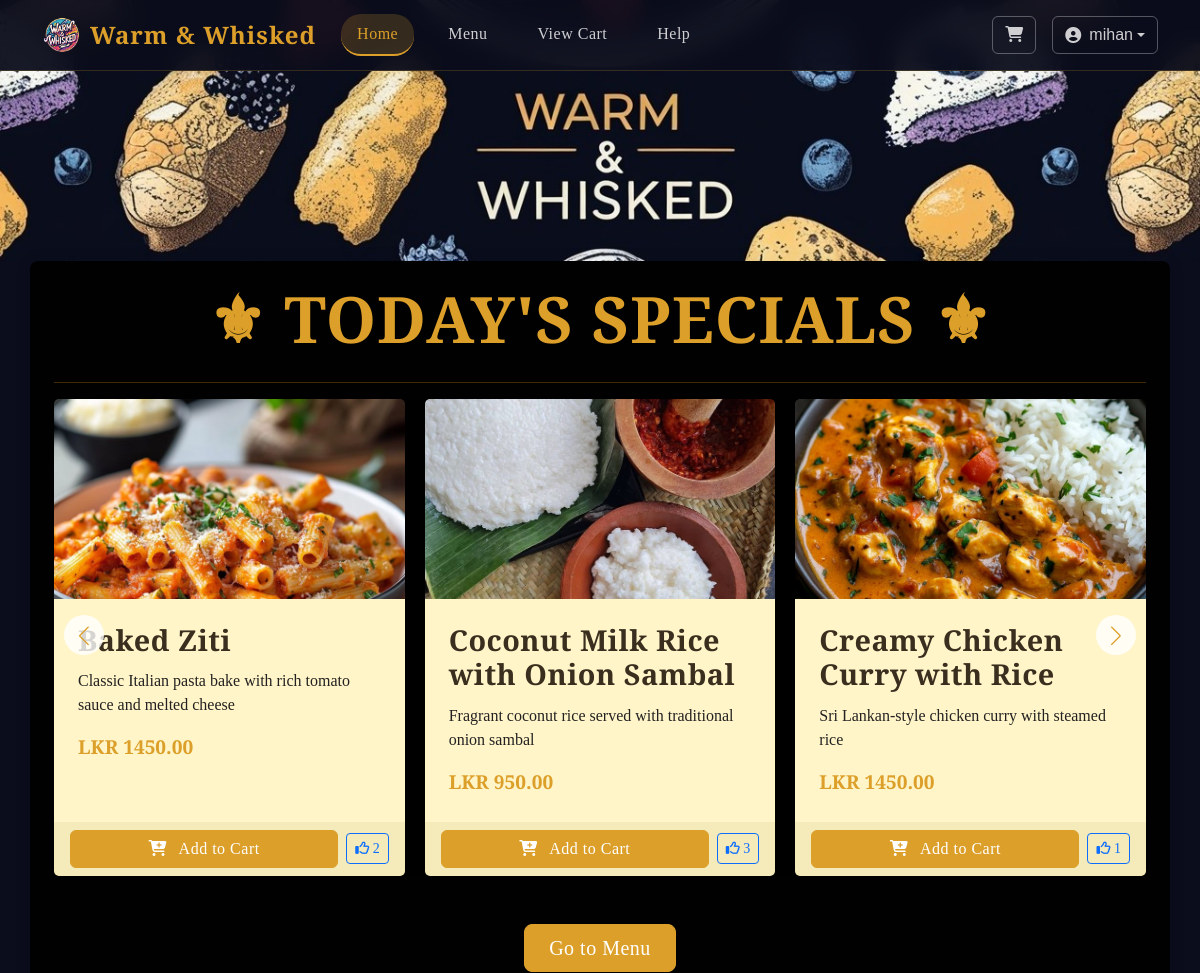
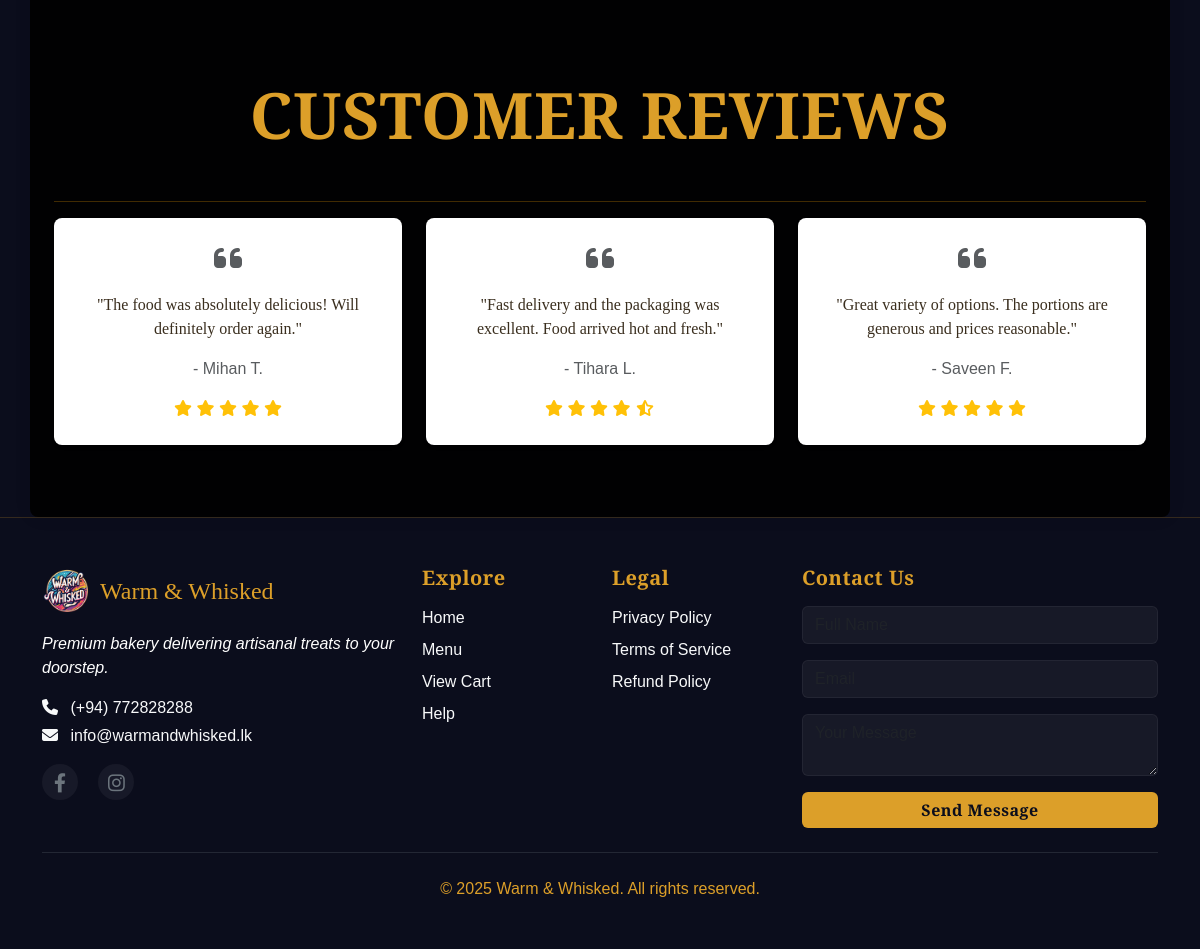
The page / (signed in) on the database its author committed (2 pictures, top to bottom).
### orders/models.py (models this page shows, shortened)
class MenuItem(models.Model):
    CATEGORY_CHOICES = [
        ('MAIN', 'Main Dishes'),
        ('RICE', 'Rice & Curry'),
        ('SAND', 'Sandwiches'),
        ('SIDE', 'Sides'),
    ]
    MEAT_CHOICES = [
        ('VEG', 'Vegetarian'),
        ('CHK', 'Chicken'),
        ('BEF', 'Beef'),
        ('PRK', 'Pork'),
        ('FIS', 'Fish'),
    ]
    name = models.CharField(max_length=100)
    description = models.TextField()
    price = models.DecimalField(max_digits=8, decimal_places=2)
    category = models.CharField(max_length=4, choices=CATEGORY_CHOICES)
    meat_category = models.CharField(
        max_length=3,
        choices=MEAT_CHOICES,
        default='VEG'
    )
    image = models.CharField(max_length=100)
    is_special = models.BooleanField(default=False)
    available = models.BooleanField(default=True)
    created_at = models.DateTimeField(auto_now_add=True)
    likes = models.ManyToManyField(User, related_name='liked_items', blank=True)
    @property
    def like_count(self):
        return self.likes.count()

### orders/views.py (the view)
# urls.py: path('', views.home, name='home'),
def home(request):
    specials = MenuItem.objects.filter(is_special=True)
    categories = MenuItem.CATEGORY_CHOICES
    return render(request, 'orders/pages/home.html', {
        'specials': specials,
        'categories': categories
    })

### orders/templates/orders/pages/home.html (shortened to what this page needs)
{% extends 'orders/pages/base.html' %}
{% load static %}
{% block hero_section %}
<div class="hero-container">
    <img src="{% static 'images/hero_3.jpg' %}" alt="Hero Image" class="hero-img">
</div>
{% endblock %}
{% block content %}
<div class="container mt-0">
    <h3 class="text-center mb-4" style="font-family: 'Cormorant Garamond';
    font-weight: 600;
    font-size: 4rem;
    color: #dc9f29;
    letter-spacing: 1px;
    text-align: center;
    margin: 0 0 15px;
    text-transform: uppercase;
    " > ⚜ Today's Specials ⚜ </h3><hr>
    <div class="position-relative">
        <div class="swiper specials-swiper">
            <div class="swiper-wrapper">
                {% for item in specials %}
                <div class="swiper-slide">
                    <div class="card shadow h-100" style="background-color: #fff5c8; border: none">
                        <img src="{% static item.image %}" class="card-img-top img-fluid" style="height: 200px; object-fit: cover;" alt="{{ item.name }}">
                        <div class="card-body">
                            <h5 class="card-title">{{ item.name }}</h5>
                            <p class="card-text" style="color: #232121; flex-grow: 1;">
                                {{ item.description }}
                            </p>
                            <div style="font-family: 'Cormorant', serif;
                                font-weight: 400;
                                font-size: 1.2rem;
                                line-height: 1.5;
                                color: #dc9f29;
                                margin-top: auto;">
                                <strong>LKR {{ item.price }}</strong>
                            </div>
                        </div>
                        <div class="card-footer border-0 d-flex justify-content-between align-items-center" style="background-color: #f5eab9;">
                            {% if user.is_authenticated %}
                                <form action="{% url 'add_to_cart' item_id=item.id %}" method="post" class="me-2 mb-0 flex-grow-1">
                                    <button type="submit" class="btn btn-primary w-100">
                                        <i class="fas fa-cart-plus me-2" ></i> Add to Cart
                                    </button>
                                </form>
                                <button class="btn btn-sm like-btn {% if item.is_liked %}btn-primary{% else %}btn-outline-primary{% endif %}"
                                        data-item-id="{{ item.id }}">
                                    <i class="far fa-thumbs-up"></i>
                                    <span class="like-count">{{ item.like_count }}</span>
                                </button>
                            {% endif %}
                        </div>
                    </div>
                </div>
                {% endfor %}
            </div>
            <div class="swiper-button-next"></div>
            <div class="swiper-button-prev"></div>
        </div>
    </div>
</div><br>
<br>
<section class="order-now py-5">
    <div class="container text-center">
        <a href="{% url 'orders' %}" class="btn btn-primary btn-lg px-4">Go to Menu</a>
    </div>
</section>
<section class="py-5">
    <div class="container">
        <h2 class="text-center mb-5" style="padding-top: 10px;
        font-family: 'Cormorant Garamond';
        font-weight: 600;
        font-size: 4rem;
        color: #dc9f29;
        letter-spacing: 1px;
        text-align: center;
        margin: 20px 0 15px;
        text-transform: uppercase;
        " >Customer Reviews</h2><hr>
        <div class="row">
            <div class="col-md-4 mb-4">
                <div class="card h-100 border-0 shadow-sm">
                    <div class="card-body text-center">
                        <div class="mb-3">
                            <i class="fas fa-quote-left fa-2x text-muted"></i>
                        </div>
                        <p class="card-text">"The food was absolutely delicious! Will definitely order again."</p>
                        <p class="text-muted">- Mihan T.</p>
                        <div class="text-warning">
                            <i class="fas fa-star"></i>
                            <i class="fas fa-star"></i>
                            <i class="fas fa-star"></i>
                            <i class="fas fa-star"></i>
                            <i class="fas fa-star"></i>
                        </div>
                    </div>
                </div>
            </div>
            <div class="col-md-4 mb-4">
                <div class="card h-100 border-0 shadow-sm">
                    <div class="card-body text-center">
                        <div class="mb-3">
                            <i class="fas fa-quote-left fa-2x text-muted"></i>
                        </div>
                        <p class="card-text">"Fast delivery and the packaging was excellent. Food arrived hot and fresh."</p>
                        <p class="text-muted">- Tihara L.</p>
                        <div class="text-warning">
                            <i class="fas fa-star"></i>
                            <i class="fas fa-star"></i>
                            <i class="fas fa-star"></i>
                            <i class="fas fa-star"></i>
                            <i class="fas fa-star-half-alt"></i>
                        </div>
                    </div>
                </div>
            </div>
            <div class="col-md-4 mb-4">
                <div class="card h-100 border-0 shadow-sm">
                    <div class="card-body text-center">
                        <div class="mb-3">
                            <i class="fas fa-quote-left fa-2x text-muted"></i>
                        </div>
                        <p class="card-text">"Great variety of options. The portions are generous and prices reasonable."</p>
                        <p class="text-muted">- Saveen F.</p>
                        <div class="text-warning">
                            <i class="fas fa-star"></i>
                            <i class="fas fa-star"></i>
                            <i class="fas fa-star"></i>
                            <i class="fas fa-star"></i>
                            <i class="fas fa-star"></i>
                        </div>
                    </div>
                </div>
            </div>
        </div>
    </div>
</section>
{% endblock %}
{% block extra_js %}
<link rel="stylesheet" href="https://cdn.jsdelivr.net/npm/swiper@11/swiper-bundle.min.css" />
{% endblock %}

### orders/templates/orders/pages/base.html (shortened to what this page needs)
{% load static %}
<!DOCTYPE html>
<html lang="en">
<head>
    <link href="https://cdn.jsdelivr.net/npm/bootstrap@5.3.0/dist/css/bootstrap.min.css" rel="stylesheet">
    <link rel="stylesheet" href="https://cdnjs.cloudflare.com/ajax/libs/font-awesome/6.4.0/css/all.min.css">
    <link rel="stylesheet" href="{% static 'orders/css/style.css' %}">
</head>
<body>
    <nav class="navbar navbar-expand-lg navbar-dark bg-dark fixed-top">
        <div class="container">
            <a class="navbar-brand d-flex align-items-center" href="{% url 'home' %}">
                <img src="{% static 'images/logo.png' %}" alt="Logo" height="40" class="me-2">
                <span class="brand-name">Warm & Whisked</span>
            </a>
            <div class="collapse navbar-collapse" id="navbarNav">
                <ul class="navbar-nav me-auto">
                    <li class="nav-item mx-1">
                        <a class="nav-link px-3 py-2 {% if request.resolver_match.url_name == 'home' %}active{% endif %}" href="{% url 'home' %}">Home</a>
                    </li>
                    <li class="nav-item mx-1">
                        <a class="nav-link px-3 py-2 {% if request.resolver_match.url_name == 'orders' %}active{% endif %}" href="{% url 'orders' %}">Menu</a>
                    </li>
                    <li class="nav-item mx-1">
                        <a class="nav-link px-3 py-2 {% if request.resolver_match.url_name == 'cart' %}active{% endif %}" href="{% url 'cart' %}">View Cart</a>
                    </li>
                    <li class="nav-item mx-1">
                        <a class="nav-link px-3 py-2 {% if request.resolver_match.url_name == 'help' %}active{% endif %}" href="{% url 'help' %}">Help</a>
                    </li>
                </ul>
                <div class="d-flex align-items-center">
                    <a href="{% url 'cart' %}" class="btn btn-outline-light position-relative me-3">
                        <i class="fas fa-shopping-cart"></i>
                    </a>
                    {% if user.is_authenticated %}
                        <div class="dropdown">
                            <button class="btn btn-outline-light dropdown-toggle d-flex align-items-center" type="button" id="userDropdown" data-bs-toggle="dropdown">
                                <i class="fas fa-user-circle me-2"></i> {{ user.username }}
                            </button>
                        </div>
                    {% else %}
                        <a href="{% url 'login' %}" class="btn btn-outline-light me-2">Login</a>
                        <a href="{% url 'signup' %}" class="btn btn-gold">Sign Up</a>
                    {% endif %}
                </div>
            </div>
        </div>
    </nav>
    {% block hero_section %}{% endblock %}
<main class="container main-content" style="padding-top: 20px; min-height: calc(100vh - 100px);">
    {% block content %}{% endblock %}
</main>
<footer class="footer bg-dark text-light py-5">
    <div class="container">
        <div class="row g-4">
            <div class="col-lg-4 col-md-6 order-lg-1 order-1">
                <div class="d-flex align-items-center mb-3">
                    <img src="{% static 'images/logo.png' %}" alt="Warm & Whisked" height="50" class="me-2">
                    <h4 class="mb-0 brand-name" style = "font-family: 'Cormorant', serif; color:#dc9f29">Warm & Whisked</h4>
                </div>
                <p class="mb-3" style="color: white; font-style: italic">
                    Premium bakery delivering artisanal treats to your doorstep.
                </p>
                <div class="text mb-3">
                    <p class="mb-1"><i class="fas fa-phone me-2"></i> (+94) 772828288</p>
                    <p class="mb-1"><i class="fas fa-envelope me-2"></i> info@warmandwhisked.lk</p>
                </div>
                <div class="social-icons">
                    <a href="https://www.facebook.com/profile.php?id=61574591783072" class="text-decoration-none me-3" target="_blank" rel="noopener noreferrer">
                        <i class="fab fa-facebook-f"></i>
                    </a>
                    <a href="https://www.instagram.com/warmandwhiskedbakerymd/" class="text-decoration-none me-3" target="_blank" rel="noopener noreferrer">
                        <i class="fab fa-instagram"></i>
                    </a>
                </div>
            </div>
            <div class="col-lg-2 col-md-6 order-lg-2 order-3">
                <h5 class="mb-3 text-gold">Explore</h5>
                <ul class="list-unstyled">
                    <li class="mb-2"><a href="{% url 'home' %}" class="text-decoration-none text-light">Home</a></li>
                    <li class="mb-2"><a href="{% url 'orders' %}" class="text-decoration-none text-light">Menu</a></li>
                    <li class="mb-2"><a href="{% url 'cart' %}" class="text-decoration-none text-light">View Cart</a></li>
                    <li class="mb-2"><a href="{% url 'help' %}" class="text-decoration-none text-light">Help</a></li>
                </ul>
            </div>
            <div class="col-lg-2 col-md-6 order-lg-3 order-4">
                <h5 class="mb-3 text-gold">Legal</h5>
                <ul class="list-unstyled">
                    <li class="mb-2">
                        <a href="{% url 'privacy_policy' %}" class="text-decoration-none text-light">Privacy Policy</a>
                    </li>
                    <li class="mb-2">
                        <a href="{% url 'terms_of_service' %}" class="text-decoration-none text-light">Terms of Service</a>
                    </li>
                    <li class="mb-2">
                        <a href="{% url 'refund_policy' %}" class="text-decoration-none text-light">Refund Policy</a>
                    </li>
                </ul>
            </div>
            <div class="col-lg-4 col-md-6 order-lg-4 order-2">
                <h5 class="mb-3 text-gold">Contact Us</h5>
                <form method="post" action="{% url 'contact' %}">
                    <div class="mb-3">
                        <input type="text" class="form-control bg-dark text-light border-secondary" name="name" placeholder="Full Name" required>
                    </div>
                    <div class="mb-3">
                        <input type="email" class="form-control bg-dark text-light border-secondary" name="email" placeholder="Email" required>
                    </div>
                    <div class="mb-3">
                        <textarea class="form-control bg-dark text-light border-secondary" name="message" placeholder="Your Message" required></textarea>
                    </div>
                    <button type="submit" class="btn btn-gold w-100">Send Message</button>
                </form>
            </div>
        </div>
        <hr class="my-4 border-secondary">
        <div class="text-center">
            <p class="text mb-0" style="color: #dc9f29">&copy; 2025 Warm & Whisked. All rights reserved.</p>
        </div>
    </div>
</footer>
    {% block extra_js %}{% endblock %}
</body>
</html>

### rows shown on the page
MenuItem: image (picture), name "Baked Ziti", description "Classic Italian pasta bake with rich tomato sauce and melted cheese", price "1450.00", like_count "2"
MenuItem: image (picture), name "Coconut Milk Rice with Onion Sambal", description "Fragrant coconut rice served with traditional onion sambal", price "950.00", like_count "3"
MenuItem: image (picture), name "Creamy Chicken Curry with Rice", description "Sri Lankan-style chicken curry with steamed rice", price "1450.00", like_count "1"

### other values the page prints
{{ user.username }} "mihan"
